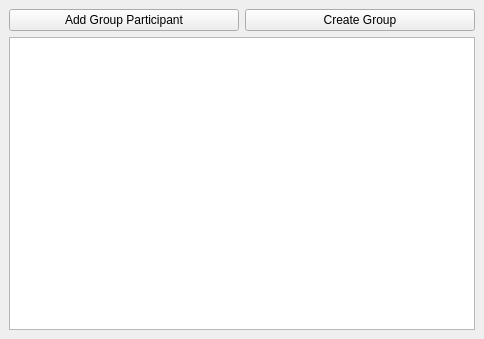
<?xml version="1.0" encoding="UTF-8"?>
<ui version="4.0">
 <class>SelectGroupParticipantsWindow</class>
 <widget class="QMainWindow" name="SelectGroupParticipantsWindow">
  <property name="geometry">
   <rect>
    <x>0</x>
    <y>0</y>
    <width>484</width>
    <height>339</height>
   </rect>
  </property>
  <property name="windowTitle">
   <string>Select Participants</string>
  </property>
  <widget class="QWidget" name="centralwidget">
   <layout class="QVBoxLayout" name="verticalLayout">
    <item>
     <layout class="QHBoxLayout" name="horizontalLayout">
      <item>
       <widget class="QPushButton" name="addParticipantButton">
        <property name="text">
         <string>Add Group Participant</string>
        </property>
       </widget>
      </item>
      <item>
       <widget class="QPushButton" name="createGroupButton">
        <property name="text">
         <string>Create Group</string>
        </property>
       </widget>
      </item>
     </layout>
    </item>
    <item>
     <widget class="QListView" name="listView">
      <property name="layoutDirection">
       <enum>Qt::LeftToRight</enum>
      </property>
     </widget>
    </item>
   </layout>
  </widget>
 </widget>
 <resources/>
 <connections/>
</ui>
